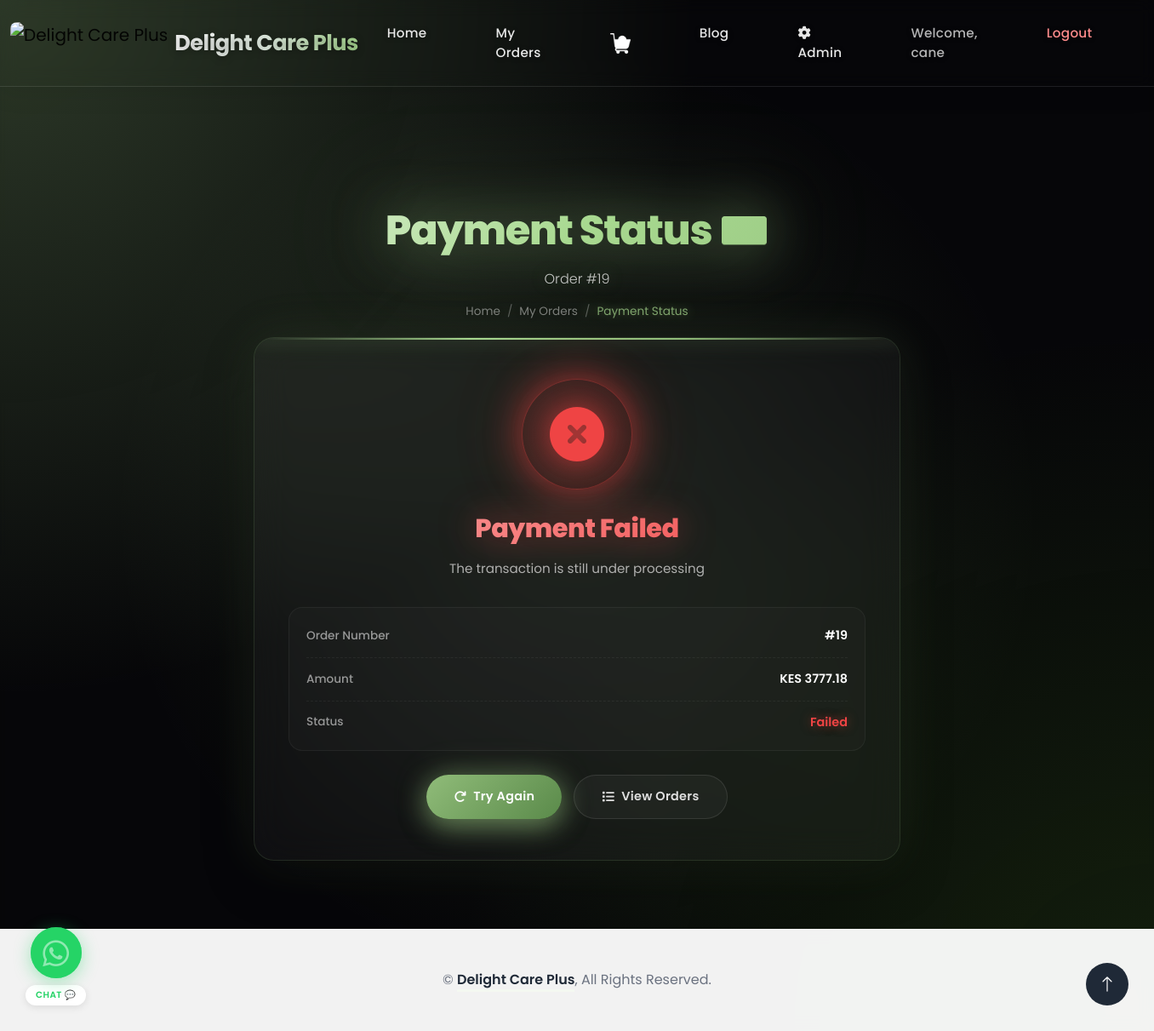
The app's page /payment/status/19/ (signed in), older data.
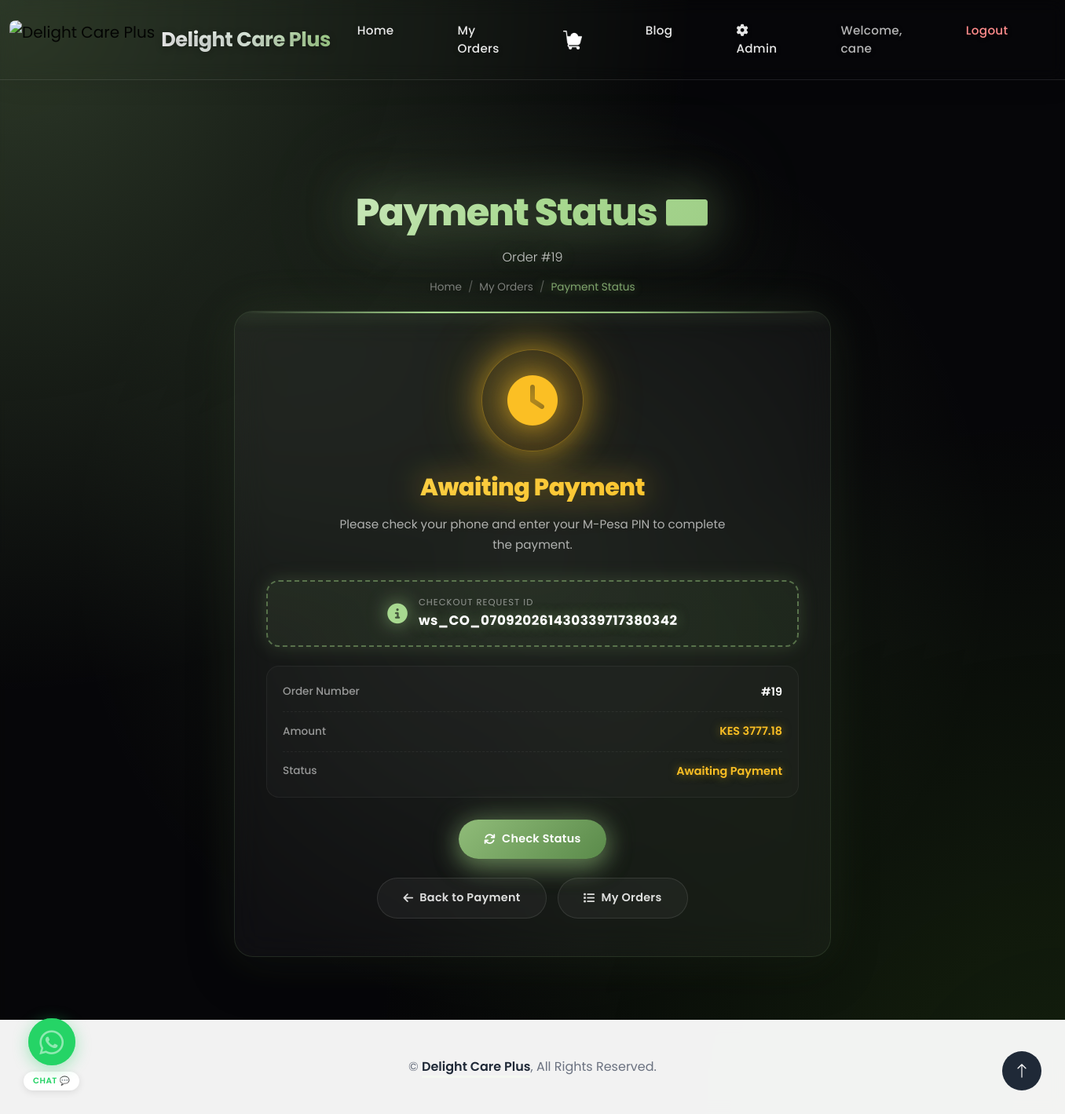
The same page, newer data.
### store/models.py (models this page shows, shortened)
class Order(models.Model):
    STATUS_CHOICES = (
        ("PAYMENT_PENDING", "Payment Pending"),
        ("PAID", "Paid"),
        ("PLACED", "Placed"),
        ("PROCESSING", "Processing"),
        ("PACKED", "Packed"),
        ("SHIPPED", "Shipped"),
        ("OUT_FOR_DELIVERY", "Out for Delivery"),
        ("DELIVERED", "Delivered"),
        ("CANCELLED", "Cancelled"),
        ("FAILED", "Failed"),
        ("REFUNDED", "Refunded"),
    )
    user = models.ForeignKey(User, on_delete=models.CASCADE)
    name = models.CharField(max_length=200)
    phone = models.CharField(max_length=15)
    address = models.TextField()
    total_price = models.DecimalField(max_digits=10, decimal_places=2)
    gst = models.DecimalField(max_digits=10, decimal_places=2)
    grand_total = models.DecimalField(max_digits=10, decimal_places=2)
    utr_last6 = models.CharField(max_length=6, blank=True, null=True)
    payment_screenshot = models.ImageField(upload_to='payment_proofs/', blank=True, null=True)
    checkout_request_id = models.CharField(
        max_length=100, blank=True, null=True, unique=True
    )
    merchant_request_id = models.CharField(max_length=100, blank=True, null=True)
    mpesa_receipt_number = models.CharField(max_length=50, blank=True, null=True)
    mpesa_result_code = models.CharField(max_length=10, blank=True, null=True)
    mpesa_result_desc = models.TextField(blank=True, null=True)
    cancellation_reason = models.TextField(blank=True, null=True)
    cancelled_at = models.DateTimeField(blank=True, null=True)
    status = models.CharField(
        max_length=20,
        choices=STATUS_CHOICES,
        default="PAYMENT_PENDING"
    )
    created_at = models.DateTimeField(auto_now_add=True)
    updated_at = models.DateTimeField(auto_now=True)

### store/views.py (the view)
# urls.py: path("payment/status/<int:order_id>/", views.payment_status, name="payment_status"),
@login_required(login_url='login')
def payment_status(request, order_id):
    order = get_object_or_404(Order, id=order_id, user=request.user)
    return render(request, "store/payment_status.html", {"order": order})

### store/templates/store/payment_status.html (shortened to what the changed rows need)
{% extends 'base_dashboard.html' %}
{% load static %}
{% block content %}
<div class="container-fluid hero-header mb-4">
    <div class="container text-center">
        <h1 class="mb-3 animated slideInDown">Payment Status 💳</h1>
        <p class="animated slideInDown mb-3">Order #{{ order.id }}</p>
        <nav aria-label="breadcrumb">
            <ol class="breadcrumb justify-content-center mb-0 animated slideInDown">
            </ol>
        </nav>
    </div>
</div>
<div class="container-fluid">
    <div class="crazy-status-container">
        <div class="crazy-status-panel wow fadeIn">
            {% if order.status == 'PAID' %}
            <div class="text-center">
                <div class="crazy-status-icon success">
                    <i class="fas fa-check-circle"></i>
                </div>
                <h2 class="crazy-status-title success">Payment Successful!</h2>
                <p class="crazy-status-message">Thank you for your payment. Your order is now being processed.</p>
                {% if order.mpesa_receipt_number %}
                <div class="crazy-receipt">
                    <i class="fas fa-receipt"></i>
                    <div class="receipt-meta">
                        <div class="receipt-label">M-Pesa Receipt</div>
                        <div class="receipt-number">{{ order.mpesa_receipt_number }}</div>
                    </div>
                </div>
                {% endif %}
                <div class="crazy-status-details">
                    <div class="crazy-detail-row">
                        <span class="label">Order Number</span>
                        <span class="value">#{{ order.id }}</span>
                    </div>
                    <div class="crazy-detail-row">
                        <span class="label">Amount Paid</span>
                        <span class="value success">KES {{ order.grand_total|floatformat:2 }}</span>
                    </div>
                    <div class="crazy-detail-row">
                        <span class="label">Payment Method</span>
                        <span class="value">
                            {% if order.mpesa_receipt_number %}M-Pesa{% else %}Card{% endif %}
                        </span>
                    </div>
                    <div class="crazy-detail-row">
                        <span class="label">Date</span>
                        <span class="value">{{ order.created_at|date:"M d, Y H:i" }}</span>
                    </div>
                </div>
                <div class="crazy-actions">
                    <a href="{% url 'my_orders' %}" class="crazy-action-btn primary">
                        <i class="fas fa-list"></i> View My Orders
                    </a>
                    <a href="/" class="crazy-action-btn outline">
                        <i class="fas fa-home"></i> Continue Shopping
                    </a>
                </div>
            </div>
            {% elif order.status == 'FAILED' %}
            <div class="text-center">
                <div class="crazy-status-icon failed">
                    <i class="fas fa-times-circle"></i>
                </div>
                <h2 class="crazy-status-title failed">Payment Failed</h2>
                <p class="crazy-status-message">
                    {{ order.mpesa_result_desc|default:"Payment was not completed. Please try again." }}
                </p>
                <div class="crazy-status-details">
                    <div class="crazy-detail-row">
                        <span class="label">Order Number</span>
                        <span class="value">#{{ order.id }}</span>
                    </div>
                    <div class="crazy-detail-row">
                        <span class="label">Amount</span>
                        <span class="value">KES {{ order.grand_total|floatformat:2 }}</span>
                    </div>
                    <div class="crazy-detail-row">
                        <span class="label">Status</span>
                        <span class="value danger">Failed</span>
                    </div>
                </div>
                <div class="crazy-actions">
                    <a href="{% url 'payment' %}" class="crazy-action-btn primary">
                        <i class="fas fa-redo"></i> Try Again
                    </a>
                    <a href="{% url 'my_orders' %}" class="crazy-action-btn outline">
                        <i class="fas fa-list"></i> View Orders
                    </a>
                </div>
            </div>
            {% else %}
            <div class="text-center">
                <div class="crazy-status-icon pending">
                    <i class="fas fa-clock"></i>
                </div>
                <h2 class="crazy-status-title pending">Awaiting Payment</h2>
                <p class="crazy-status-message">
                    Please check your phone and enter your M-Pesa PIN to complete the payment.
                </p>
                {% if order.checkout_request_id %}
                <div class="crazy-receipt">
                    <i class="fas fa-info-circle"></i>
                    <div class="receipt-meta">
                        <div class="receipt-label">Checkout Request ID</div>
                        <div class="receipt-number">{{ order.checkout_request_id }}</div>
                    </div>
                </div>
                {% endif %}
                <div class="crazy-status-details">
                    <div class="crazy-detail-row">
                        <span class="label">Order Number</span>
                        <span class="value">#{{ order.id }}</span>
                    </div>
                    <div class="crazy-detail-row">
                        <span class="label">Amount</span>
                        <span class="value warning">KES {{ order.grand_total|floatformat:2 }}</span>
                    </div>
                    <div class="crazy-detail-row">
                        <span class="label">Status</span>
                        <span class="value warning">Awaiting Payment</span>
                    </div>
                </div>
                <div class="crazy-actions">
                    <button id="check-status-btn" class="crazy-action-btn primary">
                        <i class="fas fa-sync"></i> Check Status
                    </button>
                </div>
                <div class="crazy-actions mt-4">
                    <a href="{% url 'payment' %}" class="crazy-action-btn outline">
                        <i class="fas fa-arrow-left"></i> Back to Payment
                    </a>
                    <a href="{% url 'my_orders' %}" class="crazy-action-btn outline">
                        <i class="fas fa-list"></i> My Orders
                    </a>
                </div>
            </div>
            {% endif %}
        </div>
    </div>
</div>
{% endblock %}

Row changes from the older to the newer data that the page shows:
changed Order id 19: status "FAILED" → "CANCELLED" (drawn); checkout_request_id (not shown) → "ws_CO_070920261430339717380342"; mpesa_result_desc "The transaction is still under processing" → (not shown)
Text that changed along with them:
text no longer shown: "Payment Failed Failed Try Again View Orders"
text now shown: "Awaiting Payment Please check your phone and enter your M-Pesa PIN to complete the payment. CHECKOUT REQUEST ID Awaiting Payment Check Status Back to Payment My Orders"
